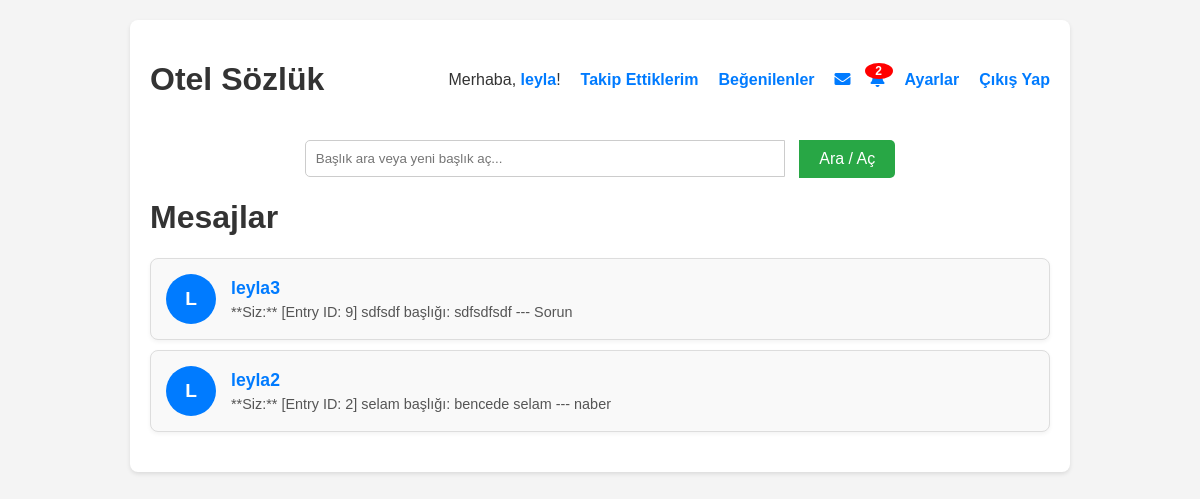
The app's page /mesajlar (signed in) with its own data.
### tables this page shows
CREATE TABLE users (
            id INTEGER PRIMARY KEY AUTOINCREMENT,
            username TEXT NOT NULL UNIQUE,
            email TEXT NOT NULL UNIQUE,
            password_hash TEXT NOT NULL,
            bio TEXT DEFAULT '',
            kayit_tarihi TIMESTAMP DEFAULT CURRENT_TIMESTAMP,
            email_verified INTEGER DEFAULT 0,
            verification_code TEXT,
            is_admin INTEGER DEFAULT 0,
            is_moderator INTEGER DEFAULT 0,
            is_banned INTEGER DEFAULT 0
        );

CREATE TABLE messages (
            id INTEGER PRIMARY KEY AUTOINCREMENT,
            sender_id INTEGER NOT NULL,
            receiver_id INTEGER NOT NULL,
            message_text TEXT NOT NULL,
            timestamp DATETIME DEFAULT CURRENT_TIMESTAMP,
            is_read INTEGER DEFAULT 0, -- 0: okunmadı, 1: okundu
            FOREIGN KEY (sender_id) REFERENCES users(id),
            FOREIGN KEY (receiver_id) REFERENCES users(id)
        );

### yemeksozluk.py (the view)
@app.route('/mesajlar')
def mesajlar():
    if not is_logged_in():
        flash('Mesajları görmek için giriş yapmalısınız.', 'warning')
        return redirect(url_for('login'))
    user_id = session['user_id']
    with get_db_connection() as conn:
        conversations = conn.execute(f'''
            SELECT
                CASE
                    WHEN m.sender_id = ? THEN m.receiver_id
                    ELSE m.sender_id
                END AS other_user_id,
                MAX(m.timestamp) AS last_message_timestamp
            FROM messages m
            WHERE m.sender_id = ? OR m.receiver_id = ?
            GROUP BY other_user_id
            ORDER BY last_message_timestamp DESC
        ''', (user_id, user_id, user_id)).fetchall()
        conversation_list = []
        for conv in conversations:
            other_user_id = conv['other_user_id']
            other_user = conn.execute('SELECT id, username FROM users WHERE id = ?', (other_user_id,)).fetchone()
            if other_user:
                unread_count = conn.execute('''
                    SELECT COUNT(*) FROM messages
                    WHERE sender_id = ? AND receiver_id = ? AND is_read = 0
                ''', (other_user_id, user_id)).fetchone()[0]
                last_message = conn.execute('''
                    SELECT message_text, sender_id FROM messages
                    WHERE (sender_id = ? AND receiver_id = ?) OR (sender_id = ? AND receiver_id = ?)
                    ORDER BY timestamp DESC
                    LIMIT 1
                ''', (user_id, other_user_id, other_user_id, user_id)).fetchone()
                conversation_list.append({
                    'other_user_id': other_user['id'],
                    'other_username': other_user['username'],
                    'unread_count': unread_count,
                    'last_message': last_message['message_text'] if last_message else 'Henüz mesaj yok.',
                    'last_message_sender': 'Siz' if last_message and last_message['sender_id'] == user_id else other_user['username'] if last_message else ''
                })
    return render_template('mesajlar.html', conversations=conversation_list, is_logged_in=is_logged_in())

### yemeksozluk.py (called while the page is built)
@contextmanager
def get_db_connection():
    conn = sqlite3.connect(DATABASE, timeout=20.0)
    conn.row_factory = sqlite3.Row
    conn.execute('PRAGMA foreign_keys = ON')
    try:
        yield conn
    finally:
        conn.close()

def is_logged_in():
    return 'logged_in' in session and session['logged_in']

@app.before_request
def before_request():
    g.unread_notifications_count = 0
    g.unread_messages_count = 0
    if is_logged_in():
        with get_db_connection() as conn:
            user_id = session['user_id']
            notifications_count = conn.execute('SELECT COUNT(*) FROM notifications WHERE user_id = ? AND is_read = 0', (user_id,)).fetchone()[0]
            g.unread_notifications_count = notifications_count
            messages_count = conn.execute('SELECT COUNT(*) FROM messages WHERE receiver_id = ? AND is_read = 0', (user_id,)).fetchone()[0]
            g.unread_messages_count = messages_count

### templates/mesajlar.html (shortened to what this page needs)
{% extends 'base.html' %}
{% block content %}
    <h1>Mesajlar</h1>
    {% if conversations %}
        <ul class="message-list">
            {% for conv in conversations %}
                <li class="message-item">
                    <a href="{{ url_for('sohbet', other_user_id=conv.other_user_id) }}">
                        <div class="avatar">{{ conv.other_username[0]|upper }}</div>
                        <div class="content">
                            <h3>{{ conv.other_username }}</h3>
                            <p>
                                {% if conv.last_message_sender == 'Siz' %}
                                    **Siz:** {{ conv.last_message }}
                                {% else %}
                                    {{ conv.last_message }}
                                {% endif %}
                            </p>
                        </div>
                    </a>
                </li>
            {% endfor %}
        </ul>
    {% else %}
        <p class="no-conversations">Henüz kimseyle bir mesajlaşmanız bulunmuyor.</p>
        <p class="no-conversations">Kullanıcı profillerinden mesaj göndermeye başlayabilirsiniz.</p>
    {% endif %}
{% endblock %}

### templates/base.html (style rules this page uses)
body { font-family: sans-serif; margin: 20px; background-color: #f4f4f4; color: #333; }

### templates/mesajlar.html (style rules this page uses)
.message-list { list-style: none; padding: 0; margin: 20px 0; }
.message-item { background-color: #f9f9f9; border: 1px solid #ddd; border-radius: 8px; padding: 15px; margin-bottom: 10px; box-shadow: 0 2px 4px rgba(0,0,0,0.05); display: flex; align-items: center; }
.message-item a { text-decoration: none; color: #333; display: flex; align-items: center; width: 100%; }
.message-item .avatar { width: 50px; height: 50px; background-color: #007bff; color: white; border-radius: 50%; display: flex; align-items: center; justify-content: center; font-size: 1.2em; font-weight: bold; margin-right: 15px; }
.message-item .content { flex-grow: 1; }
.message-item .content h3 { margin: 0 0 5px 0; font-size: 1.1em; color: #007bff; }
.message-item .content p { margin: 0; font-size: 0.9em; color: #555; white-space: nowrap; overflow: hidden; text-overflow: ellipsis; }

### records on screen
users: username "L", other_username "leyla3"
messages: last_message "[Entry ID: 9] sdfsdf başlığı: sdfsdfsdf --- Sorun"
users: username "L", other_username "leyla2"
messages: last_message "[Entry ID: 2] selam başlığı: bencede selam --- naber"

### other values on screen
{{ session.username }} "leyla"
{{ g.unread_notifications_count }} "2"
